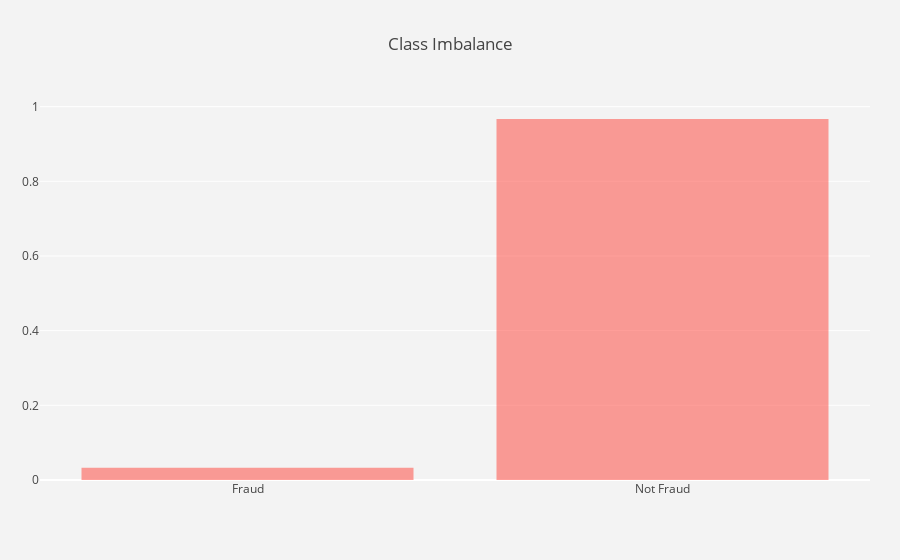

The cell this chart's notebook holds for it:
### Markdown cell above
Class balance barplot

### Code cell
not_fraud_count = transaction_df['isFraud'].value_counts().values[0]
fraud_count = transaction_df['isFraud'].value_counts().values[1]

layout = go.Layout(
autosize=True,
title='Class Imbalance',
yaxis=dict(
    autorange=True,
    showgrid=True,
    zeroline=True,
    dtick=0,
    gridcolor='rgb(255, 255, 255)',
    gridwidth=1,
    zerolinecolor='rgb(255, 255, 255)',
    zerolinewidth=2,
),
margin=dict(
    l=40,
    r=30,
    b=80,
    t=100,
),
paper_bgcolor='rgb(243, 243, 243)',
plot_bgcolor='rgb(243, 243, 243)',
showlegend=False
)

fig = go.Figure([go.Bar(x=['Fraud','Not Fraud'], y = [fraud_count/transaction_df.shape[0],
                                                      not_fraud_count/transaction_df.shape[0]], 
                        marker_color = 'rgba(255, 65, 54, 0.5)')], layout=layout)
fig.show()

### Figure 1 — Plotly figure (JSON) as saved in the notebook; plotly's stock layout.template omitted (floating-point values rounded to 4 significant figures)
{"data": [{"marker": {"color": "rgba(255, 65, 54, 0.5)"}, "type": "bar", "uid": "254bb27e-3102-4eee-aeec-9fbbd7cea37f", "x": ["Fraud", "Not Fraud"], "y": [0.03312, 0.9669]}], "layout": {"autosize": true, "margin": {"b": 80, "l": 40, "r": 30, "t": 100}, "paper_bgcolor": "rgb(243, 243, 243)", "plot_bgcolor": "rgb(243, 243, 243)", "showlegend": false, "title": {"text": "Class Imbalance"}, "xaxis": {"autorange": true, "range": [-0.5, 1.5], "type": "category"}, "yaxis": {"autorange": true, "dtick": 0, "gridcolor": "rgb(255, 255, 255)", "gridwidth": 1, "range": [0, 1.018], "showgrid": true, "type": "linear", "zeroline": true, "zerolinecolor": "rgb(255, 255, 255)", "zerolinewidth": 2}}}
